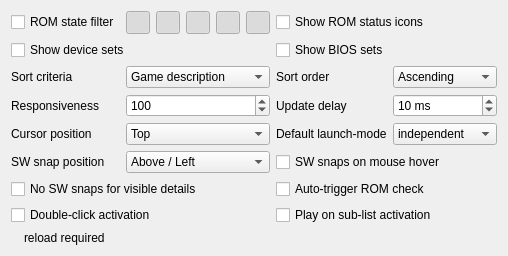
             <widget class="QWidget" name="scrollAreaWidgetContents_3">
              <property name="geometry">
               <rect>
                <x>0</x>
                <y>0</y>
                <width>508</width>
                <height>248</height>
               </rect>
              </property>
              <layout class="QGridLayout" name="gridLayout_11">
               <item row="0" column="0">
                <layout class="QGridLayout" name="gridLayout_1">
                 <item row="0" column="0">
                  <widget class="QCheckBox" name="checkBoxRomStateFilter">
                   <property name="toolTip">
                    <string>Enable ROM state filtering?</string>
                   </property>
                   <property name="text">
                    <string>ROM state filter</string>
                   </property>
                   <property name="icon">
                    <iconset resource="qmc2.qrc">
                     <normaloff>:/data/img/reload.png</normaloff>:/data/img/reload.png</iconset>
                   </property>
                  </widget>
                 </item>
                 <item row="8" column="0" colspan="4">
                  <spacer name="verticalSpacer">
                   <property name="orientation">
                    <enum>Qt::Vertical</enum>
                   </property>
                   <property name="sizeHint" stdset="0">
                    <size>
                     <width>20</width>
                     <height>40</height>
                    </size>
                   </property>
                  </spacer>
                 </item>
                 <item row="9" column="0" colspan="4">
                  <layout class="QHBoxLayout" name="layout8_2">
                   <item>
                    <widget class="QLabel" name="labelLegend5Pic">
                     <property name="sizePolicy">
                      <sizepolicy hsizetype="Fixed" vsizetype="Fixed">
                       <horstretch>0</horstretch>
                       <verstretch>0</verstretch>
                      </sizepolicy>
                     </property>
                     <property name="toolTip">
                      <string>Option requires a reload of the gamelist to take effect</string>
                     </property>
                     <property name="text">
                      <string/>
                     </property>
                     <property name="pixmap">
                      <pixmap resource="qmc2.qrc">:/data/img/reload_small.png</pixmap>
                     </property>
                     <property name="scaledContents">
                      <bool>true</bool>
                     </property>
                    </widget>
                   </item>
                   <item>
                    <widget class="QLabel" name="labelLegendFrontendGamelist">
                     <property name="toolTip">
                      <string>Option requires a reload of the entire game list to take effect</string>
                     </property>
                     <property name="text">
                      <string>reload required</string>
                     </property>
                    </widget>
                   </item>
                  </layout>
                 </item>
                 <item row="3" column="2">
                  <widget class="QLabel" name="labelUpdateDelay">
                   <property name="text">
                    <string>Update delay</string>
                   </property>
                  </widget>
                 </item>
                 <item row="6" column="0" colspan="2">
                  <widget class="QCheckBox" name="checkBoxAutoDisableSoftwareSnap">
                   <property name="toolTip">
                    <string>Automatically disable SW snaps when software-detail is visible (may be annoying)</string>
                   </property>
                   <property name="text">
                    <string>No SW snaps for visible details</string>
                   </property>
                  </widget>
                 </item>
                 <item row="2" column="1">
                  <widget class="QComboBox" name="comboBoxSortCriteria">
                   <property name="sizePolicy">
                    <sizepolicy hsizetype="Preferred" vsizetype="Minimum">
                     <horstretch>0</horstretch>
                     <verstretch>0</verstretch>
                    </sizepolicy>
                   </property>
                   <property name="toolTip">
                    <string>Select sort criteria</string>
                   </property>
                   <item>
                    <property name="text">
                     <string>Game description</string>
                    </property>
                   </item>
                   <item>
                    <property name="text">
                     <string>ROM state</string>
                    </property>
                   </item>
                   <item>
                    <property name="text">
                     <string>Tag</string>
                    </property>
                   </item>
                   <item>
                    <property name="text">
                     <string>Year</string>
                    </property>
                   </item>
                   <item>
                    <property name="text">
                     <string>Manufacturer</string>
                    </property>
                   </item>
                   <item>
                    <property name="text">
                     <string>Game name</string>
                    </property>
                   </item>
                   <item>
                    <property name="text">
                     <string>ROM types</string>
                    </property>
                   </item>
                   <item>
                    <property name="text">
                     <string>Players</string>
                    </property>
                   </item>
                   <item>
                    <property name="text">
                     <string>Driver status</string>
                    </property>
                   </item>
                  </widget>
                 </item>
                 <item row="5" column="2" colspan="2">
                  <widget class="QCheckBox" name="checkBoxSoftwareSnapOnMouseHover">
                   <property name="toolTip">
                    <string>Display software snap-shots when hovering the software list with the mouse cursor</string>
                   </property>
                   <property name="text">
                    <string>SW snaps on mouse hover</string>
                   </property>
                  </widget>
                 </item>
                 <item row="2" column="2">
                  <widget class="QLabel" name="labelSortOrder">
                   <property name="text">
                    <string>Sort order</string>
                   </property>
                  </widget>
                 </item>
                 <item row="2" column="3">
                  <widget class="QComboBox" name="comboBoxSortOrder">
                   <property name="sizePolicy">
                    <sizepolicy hsizetype="Preferred" vsizetype="Minimum">
                     <horstretch>0</horstretch>
                     <verstretch>0</verstretch>
                    </sizepolicy>
                   </property>
                   <property name="toolTip">
                    <string>Select sort order</string>
                   </property>
                   <item>
                    <property name="text">
                     <string>Ascending</string>
                    </property>
                    <property name="icon">
                     <iconset resource="qmc2.qrc">
                      <normaloff>:/data/img/up.png</normaloff>:/data/img/up.png</iconset>
                    </property>
                   </item>
                   <item>
                    <property name="text">
                     <string>Descending</string>
                    </property>
                    <property name="icon">
                     <iconset resource="qmc2.qrc">
                      <normaloff>:/data/img/down.png</normaloff>:/data/img/down.png</iconset>
                    </property>
                   </item>
                  </widget>
                 </item>
                 <item row="7" column="2" colspan="2">
                  <widget class="QCheckBox" name="checkBoxPlayOnSublistActivation">
                   <property name="sizePolicy">
                    <sizepolicy hsizetype="MinimumExpanding" vsizetype="Fixed">
                     <horstretch>0</horstretch>
                     <verstretch>0</verstretch>
                    </sizepolicy>
                   </property>
                   <property name="toolTip">
                    <string>Launch emulation directly when an item is activated in the search-, favorites- or played-lists (instead of jumping to the master list)</string>
                   </property>
                   <property name="text">
                    <string>Play on sub-list activation</string>
                   </property>
                  </widget>
                 </item>
                 <item row="0" column="2" colspan="2">
                  <widget class="QCheckBox" name="checkBoxShowROMStatusIcons">
                   <property name="sizePolicy">
                    <sizepolicy hsizetype="Expanding" vsizetype="Fixed">
                     <horstretch>0</horstretch>
                     <verstretch>0</verstretch>
                    </sizepolicy>
                   </property>
                   <property name="toolTip">
                    <string>Display ROM status icons in master lists?</string>
                   </property>
                   <property name="text">
                    <string>Show ROM status icons</string>
                   </property>
                   <property name="icon">
                    <iconset resource="qmc2.qrc">
                     <normaloff>:/data/img/reload.png</normaloff>:/data/img/reload.png</iconset>
                   </property>
                  </widget>
                 </item>
                 <item row="4" column="0">
                  <widget class="QLabel" name="labelCursorPosition">
                   <property name="text">
                    <string>Cursor position</string>
                   </property>
                  </widget>
                 </item>
                 <item row="4" column="1">
                  <widget class="QComboBox" name="comboBoxCursorPosition">
                   <property name="sizePolicy">
                    <sizepolicy hsizetype="Preferred" vsizetype="Minimum">
                     <horstretch>0</horstretch>
                     <verstretch>0</verstretch>
                    </sizepolicy>
                   </property>
                   <property name="toolTip">
                    <string>Select the cursor position QMC2 uses when auto-scrolling to the current item (this setting applies to all views and lists!)</string>
                   </property>
                   <property name="currentIndex">
                    <number>1</number>
                   </property>
                   <item>
                    <property name="text">
                     <string>Visible</string>
                    </property>
                   </item>
                   <item>
                    <property name="text">
                     <string>Top</string>
                    </property>
                   </item>
                   <item>
                    <property name="text">
                     <string>Bottom</string>
                    </property>
                   </item>
                   <item>
                    <property name="text">
                     <string>Center</string>
                    </property>
                   </item>
                  </widget>
                 </item>
                 <item row="3" column="0">
                  <widget class="QLabel" name="labelResponsiveness">
                   <property name="text">
                    <string>Responsiveness</string>
                   </property>
                  </widget>
                 </item>
                 <item row="3" column="1">
                  <widget class="QSpinBox" name="spinBoxResponsiveness">
                   <property name="sizePolicy">
                    <sizepolicy hsizetype="Minimum" vsizetype="Minimum">
                     <horstretch>0</horstretch>
                     <verstretch>0</verstretch>
                    </sizepolicy>
                   </property>
                   <property name="toolTip">
                    <string>Number of item insertions between game list updates during reload (higher means faster, but makes the GUI less responsive)</string>
                   </property>
                   <property name="specialValueText">
                    <string>immediate</string>
                   </property>
                   <property name="minimum">
                    <number>1</number>
                   </property>
                   <property name="maximum">
                    <number>99999</number>
                   </property>
                   <property name="value">
                    <number>100</number>
                   </property>
                  </widget>
                 </item>
                 <item row="0" column="1">
                  <layout class="QHBoxLayout" name="horizontalLayout_7">
                   <item>
                    <widget class="QToolButton" name="toolButtonShowC">
                     <property name="sizePolicy">
                      <sizepolicy hsizetype="Preferred" vsizetype="Minimum">
                       <horstretch>0</horstretch>
                       <verstretch>0</verstretch>
                      </sizepolicy>
                     </property>
                     <property name="toolTip">
                      <string>Show ROM state C (correct)?</string>
                     </property>
                     <property name="icon">
                      <iconset resource="qmc2.qrc">
                       <normaloff>:/data/img/sphere_green.png</normaloff>:/data/img/sphere_green.png</iconset>
                     </property>
                     <property name="checkable">
                      <bool>true</bool>
                     </property>
                     <property name="checked">
                      <bool>true</bool>
                     </property>
                    </widget>
                   </item>
                   <item>
                    <widget class="QToolButton" name="toolButtonShowM">
                     <property name="sizePolicy">
                      <sizepolicy hsizetype="Preferred" vsizetype="Minimum">
                       <horstretch>0</horstretch>
                       <verstretch>0</verstretch>
                      </sizepolicy>
                     </property>
                     <property name="toolTip">
                      <string>Show ROM state M (mostly correct)?</string>
                     </property>
                     <property name="icon">
                      <iconset resource="qmc2.qrc">
                       <normaloff>:/data/img/sphere_yellowgreen.png</normaloff>:/data/img/sphere_yellowgreen.png</iconset>
                     </property>
                     <property name="checkable">
                      <bool>true</bool>
                     </property>
                     <property name="checked">
                      <bool>true</bool>
                     </property>
                    </widget>
                   </item>
                   <item>
                    <widget class="QToolButton" name="toolButtonShowI">
                     <property name="sizePolicy">
                      <sizepolicy hsizetype="Preferred" vsizetype="Minimum">
                       <horstretch>0</horstretch>
                       <verstretch>0</verstretch>
                      </sizepolicy>
                     </property>
                     <property name="toolTip">
                      <string>Show ROM state I (incorrect)?</string>
                     </property>
                     <property name="icon">
                      <iconset resource="qmc2.qrc">
                       <normaloff>:/data/img/sphere_red.png</normaloff>:/data/img/sphere_red.png</iconset>
                     </property>
                     <property name="checkable">
                      <bool>true</bool>
                     </property>
                     <property name="checked">
                      <bool>true</bool>
                     </property>
                    </widget>
                   </item>
                   <item>
                    <widget class="QToolButton" name="toolButtonShowN">
                     <property name="sizePolicy">
                      <sizepolicy hsizetype="Preferred" vsizetype="Minimum">
                       <horstretch>0</horstretch>
                       <verstretch>0</verstretch>
                      </sizepolicy>
                     </property>
                     <property name="toolTip">
                      <string>Show ROM state N (not found)?</string>
                     </property>
                     <property name="icon">
                      <iconset resource="qmc2.qrc">
                       <normaloff>:/data/img/sphere_grey.png</normaloff>:/data/img/sphere_grey.png</iconset>
                     </property>
                     <property name="checkable">
                      <bool>true</bool>
                     </property>
                     <property name="checked">
                      <bool>true</bool>
                     </property>
                    </widget>
                   </item>
                   <item>
                    <widget class="QToolButton" name="toolButtonShowU">
                     <property name="sizePolicy">
                      <sizepolicy hsizetype="Preferred" vsizetype="Minimum">
                       <horstretch>0</horstretch>
                       <verstretch>0</verstretch>
                      </sizepolicy>
                     </property>
                     <property name="toolTip">
                      <string>Show ROM state U (unknown)?</string>
                     </property>
                     <property name="icon">
                      <iconset resource="qmc2.qrc">
                       <normaloff>:/data/img/sphere_blue.png</normaloff>:/data/img/sphere_blue.png</iconset>
                     </property>
                     <property name="checkable">
                      <bool>true</bool>
                     </property>
                     <property name="checked">
                      <bool>true</bool>
                     </property>
                    </widget>
                   </item>
                  </layout>
                 </item>
                 <item row="2" column="0">
                  <widget class="QLabel" name="labelSortCriteria">
                   <property name="text">
                    <string>Sort criteria</string>
                   </property>
                  </widget>
                 </item>
                 <item row="4" column="3">
                  <widget class="QComboBox" name="comboBoxDefaultLaunchMode">
                   <property name="toolTip">
                    <string>Select the default launch-mode (independent or embedded window) used when emulation is started by activating an entry in any list</string>
                   </property>
                   <item>
                    <property name="text">
                     <string>independent</string>
                    </property>
                    <property name="icon">
                     <iconset resource="qmc2.qrc">
                      <normaloff>:/data/img/launch.png</normaloff>:/data/img/launch.png</iconset>
                    </property>
                   </item>
                   <item>
                    <property name="text">
                     <string>embedded</string>
                    </property>
                    <property name="icon">
                     <iconset resource="qmc2.qrc">
                      <normaloff>:/data/img/embed.png</normaloff>:/data/img/embed.png</iconset>
                    </property>
                   </item>
                  </widget>
                 </item>
                 <item row="5" column="1">
                  <widget class="QComboBox" name="comboBoxSoftwareSnapPosition">
                   <property name="sizePolicy">
                    <sizepolicy hsizetype="Preferred" vsizetype="Minimum">
                     <horstretch>0</horstretch>
                     <verstretch>0</verstretch>
                    </sizepolicy>
                   </property>
                   <property name="toolTip">
                    <string>Select the position where sofware snap-shots are displayed within software lists</string>
                   </property>
                   <item>
                    <property name="text">
                     <string>Above / Left</string>
                    </property>
                   </item>
                   <item>
                    <property name="text">
                     <string>Above / Center</string>
                    </property>
                   </item>
                   <item>
                    <property name="text">
                     <string>Above / Right</string>
                    </property>
                   </item>
                   <item>
                    <property name="text">
                     <string>Below / Left</string>
                    </property>
                   </item>
                   <item>
                    <property name="text">
                     <string>Below / Center</string>
                    </property>
                   </item>
                   <item>
                    <property name="text">
                     <string>Below / Right</string>
                    </property>
                   </item>
                   <item>
                    <property name="text">
                     <string>Disable snaps</string>
                    </property>
                   </item>
                  </widget>
                 </item>
                 <item row="3" column="3">
                  <widget class="QSpinBox" name="spinBoxUpdateDelay">
                   <property name="sizePolicy">
                    <sizepolicy hsizetype="Minimum" vsizetype="Minimum">
                     <horstretch>0</horstretch>
                     <verstretch>0</verstretch>
                    </sizepolicy>
                   </property>
                   <property name="toolTip">
                    <string>Delay update of any game details (preview, flyer, info, configuration, ...) by how many milliseconds?</string>
                   </property>
                   <property name="specialValueText">
                    <string>none</string>
                   </property>
                   <property name="suffix">
                    <string> ms</string>
                   </property>
                   <property name="minimum">
                    <number>0</number>
                   </property>
                   <property name="maximum">
                    <number>500</number>
                   </property>
                   <property name="value">
                    <number>10</number>
                   </property>
                  </widget>
                 </item>
                 <item row="7" column="0" colspan="2">
                  <widget class="QCheckBox" name="checkBoxDoubleClickActivation">
                   <property name="sizePolicy">
                    <sizepolicy hsizetype="MinimumExpanding" vsizetype="Fixed">
                     <horstretch>0</horstretch>
                     <verstretch>0</verstretch>
                    </sizepolicy>
                   </property>
                   <property name="toolTip">
                    <string>Launch emulation on double-click events (may be annoying)</string>
                   </property>
                   <property name="text">
                    <string>Double-click activation</string>
                   </property>
                  </widget>
                 </item>
                 <item row="5" column="0">
                  <widget class="QLabel" name="labelSoftwareSnapPosition">
                   <property name="text">
                    <string>SW snap position</string>
                   </property>
                  </widget>
                 </item>
                 <item row="4" column="2">
                  <widget class="QLabel" name="labelDefaultLaunchMode">
                   <property name="text">
                    <string>Default launch-mode</string>
                   </property>
                  </widget>
                 </item>
                 <item row="6" column="2" colspan="2">
                  <widget class="QCheckBox" name="checkBoxAutoTriggerROMCheck">
                   <property name="sizePolicy">
                    <sizepolicy hsizetype="MinimumExpanding" vsizetype="Fixed">
                     <horstretch>0</horstretch>
                     <verstretch>0</verstretch>
                    </sizepolicy>
                   </property>
                   <property name="toolTip">
                    <string>Automatically trigger a ROM check if necessary</string>
                   </property>
                   <property name="text">
                    <string>Auto-trigger ROM check</string>
                   </property>
                  </widget>
                 </item>
                 <item row="1" column="0" colspan="2">
                  <widget class="QCheckBox" name="checkBoxShowDeviceSets">
                   <property name="sizePolicy">
                    <sizepolicy hsizetype="Expanding" vsizetype="Fixed">
                     <horstretch>0</horstretch>
                     <verstretch>0</verstretch>
                    </sizepolicy>
                   </property>
                   <property name="toolTip">
                    <string>Display (or hide) device sets in master lists?</string>
                   </property>
                   <property name="text">
                    <string>Show device sets</string>
                   </property>
                   <property name="icon">
                    <iconset resource="qmc2.qrc">
                     <normaloff>:/data/img/reload.png</normaloff>:/data/img/reload.png</iconset>
                   </property>
                  </widget>
                 </item>
                 <item row="1" column="2" colspan="2">
                  <widget class="QCheckBox" name="checkBoxShowBiosSets">
                   <property name="sizePolicy">
                    <sizepolicy hsizetype="Expanding" vsizetype="Fixed">
                     <horstretch>0</horstretch>
                     <verstretch>0</verstretch>
                    </sizepolicy>
                   </property>
                   <property name="toolTip">
                    <string>Display (or hide) BIOS sets in master lists?</string>
                   </property>
                   <property name="text">
                    <string>Show BIOS sets</string>
                   </property>
                   <property name="icon">
                    <iconset resource="qmc2.qrc">
                     <normaloff>:/data/img/reload.png</normaloff>:/data/img/reload.png</iconset>
                   </property>
                  </widget>
                 </item>
                </layout>
               </item>
              </layout>
             </widget>
